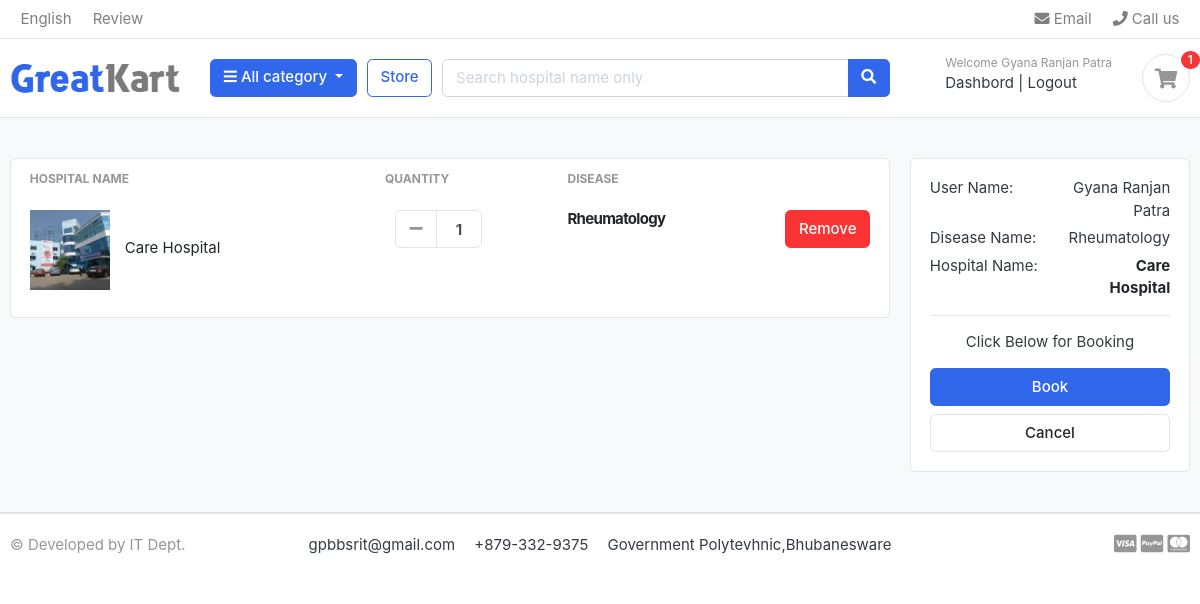
Page /carts/ (signed in) on the committed database.
### carts/models.py (models this page shows, shortened)
class CartItem(models.Model):
    user=models.ForeignKey(User,on_delete=models.CASCADE,null=True)
    product=models.ForeignKey(Product,on_delete=models.CASCADE)
    cart=models.ForeignKey(Cart,on_delete=models.CASCADE,null=True)
    quantity=models.IntegerField()
    is_active=models.BooleanField(default=True)

### store/models.py (models this page shows, shortened)
class Product(models.Model):
    product_name=models.CharField(max_length=200,unique=True)
    slug=models.SlugField(max_length=200,unique=True)
    address=models.TextField(max_length=500,blank=True)
    description=models.TextField(max_length=500,blank=True)
    price=models.IntegerField()
    image=models.ImageField(upload_to='photos/product/')
    stock=models.IntegerField()
    is_available=models.BooleanField(default=True)
    catagory=models.ForeignKey(Catagory,on_delete=models.CASCADE)
    created_date=models.DateTimeField(auto_now_add=True)
    modified_date=models.DateTimeField(auto_now=True)
    def get_url(self):
        return reverse('product_detail',args=[self.catagory.slug,self.slug])

### catagory/models.py (models this page shows)
class Catagory(models.Model):
    catagory_name=models.CharField(max_length=50,unique=True)
    slug=models.SlugField(max_length=100,unique=True)
    description=models.TextField(max_length=255,blank=True)
    cat_image=models.ImageField(upload_to='photos/catagories/',blank=True)
    class Meta:
        verbose_name='catagory'
        verbose_name_plural='catagories'
    def get_url(self):
        return reverse('product_by_catagory',args=[self.slug])
    def __str__(self):
        return self.catagory_name

### carts/views.py (the view)
# urls.py: path('',views.carts, name='carts'),
def carts(request,total=0,quantity=0,cart_items=None):
    try:
        tax=0
        grand_total=0
        if request.user.is_authenticated:
            cart_items=CartItem.objects.filter(user=request.user,is_active=True)
        else:
            cart=Cart.objects.get(cart_id=_cart_id(request))
            cart_items=CartItem.objects.filter(cart=cart,is_active=True)
        for cart_item in cart_items:
            total=total+(cart_item.product.price*cart_item.quantity)
            quantity=quantity+cart_item.quantity
        tax=(2*total)/100
        grand_total=total+tax
    except ObjectDoesNotExist:
        pass
    content={
    'total':total,
    'quantity':quantity,
    'cart_items':cart_items,
    'tax':tax,
    'grand_total':grand_total,
    }
    return render(request,'store/carts.html',content)

### carts/context_processors.py (called while the page is built)
def counter(request):
    cart_count=0
    if 'admin' in request.path:
        return {}
    else:
        try:
            cart=Cart.objects.filter(cart_id=_cart_id(request))
            if request.user.is_authenticated:
                cart_items=CartItem.objects.all().filter(user=request.user)
            else:
                cart_items=CartItem.objects.all().filter(cart=cart[:1])
            for cart_item in cart_items:
                cart_count+=cart_item.quantity
        except Cart.DoesNotExist:
            cart_count=0
    return dict(cart_count=cart_count)

### carts/views.py (called while the page is built)
def _cart_id(request):
    cart=request.session.session_key
    if not cart:
        cart=request.session.create()
    return cart

### catagory/context_processors.py (called while the page is built)
def menu_link(request):
    links=Catagory.objects.all()
    return dict(links=links)

### templates/store/carts.html
{% extends 'base.html'%}
{% load static%}
{% block content%}
{% include 'includes/navbar.html'%}
<section class="section-content padding-y bg">
<div class="container">
{% if  not cart_items%}
<h2 class="text-center">Your Cart Is Empty</h2>
<div class="text-center">
	<a href="{% url 'store' %}" class="btn btn-primary text-center"> Select The Hospital </a>
</div>
{% else%}
<div class="row">
	<aside class="col-lg-9">
<div class="card">
<table class="table table-borderless table-shopping-cart">
<thead class="text-muted">
<tr class="small text-uppercase">
  <th scope="col">Hospital Name</th>
  <th scope="col" width="120">Quantity</th>
  <th scope="col" width="120">Disease</th>
  <th scope="col" class="text-right" width="200"> </th>
</tr>
</thead>
<tbody>
	{% for cart_item in cart_items%}
<tr>
	<td>
		<figure class="itemside align-items-center">
			<div class="aside"><img src="{{cart_item.product.image.url}}" class="img-sm"></div>
			<figcaption class="info">
				<a href="{{cart_item.product.get_url}}" class="title text-dark" >{{cart_item.product.product_name}}</a>
			</figcaption>
		</figure>
	</td>
	<td>
					<div class="col">
						<div class="input-group input-spinner">
							<div class="input-group-prepend">
							<a href="{% url 'remove_cart' cart_item.product.id %}" class="btn btn-light" type="button" id="button-plus"> <i class="fa fa-minus"></i> </a>
							</div>
							<input type="text" class="form-control"  value="{{cart_item.quantity}}">
						</div>
					</div>
	</td>
	<td>
		<div class="price-wrap">
			<var class="price">{{cart_item.product.catagory}}</var>
					</div>
	</td>
	<td class="text-right">
	<a href="{% url 'remove_cart_item' cart_item.product.id %}" class="btn btn-danger"> Remove</a>
	</td>
</tr>
{% endfor %}
</tbody>
</table>
</div>
	</aside>
	<aside class="col-lg-3">
		{% for cart_item in cart_items%}
		<div class="card">
		<div class="card-body">
			<dl class="dlist-align">
			  <dt>User Name:</dt>
			  <dd class="text-right">{{cart_item.user}}</dd>
			</dl>
			<dl class="dlist-align">
			  <dt>Disease Name:</dt>
			  <dd class="text-right"> {{cart_item.product.catagory}}</dd>
			</dl>
			<dl class="dlist-align">
			  <dt>Hospital Name:</dt>
			  <dd class="text-right text-dark b"><strong>{{cart_item.product.product_name}}</strong></dd>
			</dl>
			<hr>
			<p class="text-center mb-3">
				Click Below for Booking
			</p>
			<a href="{% url 'checkout'%}" class="btn btn-primary btn-block"> Book</a>
			<a href="{% url 'remove_cart_item' cart_item.product.id %}" class="btn btn-light btn-block">Cancel</a>
		</div>
		</div>
		{% endfor%}
</aside>
</div>
{% endif %}
</div>
</section>
{% include 'includes/footer.html'%}
{% endblock%}

### templates/includes/navbar.html (shortened to what this page needs)
{% load static %}
<header class="section-header">
<nav class="navbar p-md-0 navbar-expand-sm navbar-light border-bottom">
<div class="container">
  <div class="collapse navbar-collapse" id="navbarTop4">
    <ul class="navbar-nav mr-auto">
      <li class="nav-item dropdown">
      <a href="#" class="nav-link">   English </a>
    </li>
    {% if user.id is not None %}
    <li class="nav-item dropdown">
      <a href="{% url 'write_review' %}" class="nav-link"> Review </a>
    </li>
    {% endif %}
    </ul>
    <ul class="navbar-nav">
    <li><a href="emailto:shaikh.ajharuddin@gmail.com" class="nav-link"> <i class="fa fa-envelope"></i> Email </a></li>
    <li><a href="tel:8917652171" class="nav-link"> <i class="fa fa-phone"></i> Call us </a></li>
  </ul>
  </div>
</div>
</nav>
<section class="header-main border-bottom">
  <div class="container">
<div class="row align-items-center">
  <div class="col-lg-2 col-md-3 col-6">
    <a href="{% url 'home'%}" class="brand-wrap">
      <img class="logo" src="{% static './images/logo.png'%}">
    </a>
  </div>
  <div class="col-lg col-sm col-md col-6 flex-grow-0">
    <div class="category-wrap dropdown d-inline-block float-right">
      <button type="button" class="btn btn-primary dropdown-toggle" data-toggle="dropdown">
        <i class="fa fa-bars"></i> All category
      </button>
    </div>
  </div>
  <a href="{% url 'store'%}" class="btn btn-outline-primary">Store</a>
  <div class="col-lg  col-md-6 col-sm-12 col">
    <form action="{% url 'search'%}" class="search" method="GET">
      <div class="input-group w-100">
          <input type="text" class="form-control" style="width:60%;" name='keyword' placeholder="Search hospital name only" required>
          <div class="input-group-append">
            <button class="btn btn-primary" type="submit">
              <i class="fa fa-search"></i>
            </button>
          </div>
        </div>
    </form>
  </div>
  <div class="col-lg-3 col-sm-6 col-8 order-2 order-lg-3">
        <div class="d-flex justify-content-end mb-3 mb-lg-0">
          {% if user.id is None %}
          <div class="widget-header">
            <small class="title text-muted">Welcome guest!</small>
            <div>
              <a href="{% url 'login'%}">Sign in</a> <span class="dark-transp"> | </span>
              <a href="{% url 'register'%}"> Register</a>
            </div>
          </div>
          {%else%}
          <div class="widget-header">
            <small class="title text-muted">Welcome {{user.username}}</small>
            <div>
              <a href="{% url 'dashbord'%}">Dashbord</a> <span class="dark-transp"> | </span>
              <a href="{% url 'logout'%}"> Logout</a>
            </div>
          </div>
          {% endif %}
          <a href="{% url 'carts'%}" class="widget-header pl-3 ml-3">
            <div class="icon icon-sm rounded-circle border"><i class="fa fa-shopping-cart"></i></div>
            <span class="badge badge-pill badge-danger notify">{{cart_count}}</span>
          </a>
        </div>
      </div>
</div>
  </div>
</section>
</header>

### greatkart/static/css/ui.css (style rules this page uses)
html { font-family: "Inter", sans-serif; font-size: 15px; }
.price-wrap { letter-spacing: -0.7px; }
.icon-xs, .icon-sm, .icon-md, .icon-lg { display: inline-block; text-align: center; flex-shrink: 0; flex-grow: 0; }
.icon-sm { width: 48px; height: 48px; line-height: 48px !important; font-size: 20px; }
.img-xs, .img-sm, .img-md, .img-lg { -o-object-fit: cover; object-fit: cover; flex-shrink: 0; flex-grow: 0; }
.img-sm { width: 80px; height: 80px; }
.padding-y { padding-top: 40px; padding-bottom: 40px; }
var { font-style: normal; }
figure { margin-bottom: 0; }
.bg { background-color: #f8f9fa; }
.b { font-weight: 600; }
.header-main { position: relative; padding-top: 1rem; padding-bottom: 1rem; }
.brand-wrap .logo, .navbar-brand .logo { margin-right: 7px; max-height: 42px; display: inline-block; }
.widget-header { display: inline-block; vertical-align: middle; position: relative; }
.widget-header a { color: #343a40; }
.widget-header i { color: #969696; }
.widget-header .title { display: block; }
.widget-header .notify { position: absolute; top: -3px; right: -10px; }
.btn-light { background-color: #fff; border-color: #e4e4e4; }
.btn-light i { color: #969696; }
.itemside { position: relative; display: flex; width: 100%; }
.itemside .aside { position: relative; flex-shrink: 0; }
.itemside .info { padding-left: 15px; padding-right: 7px; }
.itemside .title { display: block; margin-bottom: 5px; color: #212529; }
[class*=dlist-] { margin-bottom: 5px; }
[class*=dlist-] dd { margin-bottom: 0; }
.dlist-align { display: flex; }
.dlist-align dt { width: 150px; word-wrap: break-word; font-weight: normal; }
.dlist-align dd { flex-grow: 1; }
.notify { position: absolute; top: -4px; right: -10px; display: inline-block; padding: 0.25em 0.6em; font-size: 12px; line-height: 1; text-align: center; border-radius: 3rem; color: #fff; background-color: #fa3434; }
.price { font-weight: 600; color: #212529; }
.input-spinner { width: 125px; flex-wrap: nowrap; display: inline-flex; vertical-align: middle; }
.input-spinner input.form-control { text-align: center; max-width: 46px; font-weight: bold; flex-basis: 46px; border-color: #e4e4e4; flex-grow: 0; }
.input-spinner .btn { width: 42px; text-align: center; padding-left: 0.5rem; padding-right: 0.5rem; }
.table-shopping-cart.table td, .table-shopping-cart.table th { padding-left: 1.25rem; padding-right: 1.25rem; }
.table-shopping-cart .price-wrap { line-height: 1.2; }
.table-shopping-cart .price { font-weight: bold; margin-right: 5px; display: block; }

### rows in the picture
CartItem: product.image (picture), product.product_name "Care Hospital", quantity "1", product.catagory "Rheumatology", user "Gyana Ranjan Patra"

### other values in the picture
{{ user.username }} "Gyana Ranjan Patra"
{{ cart_count }} "1"
